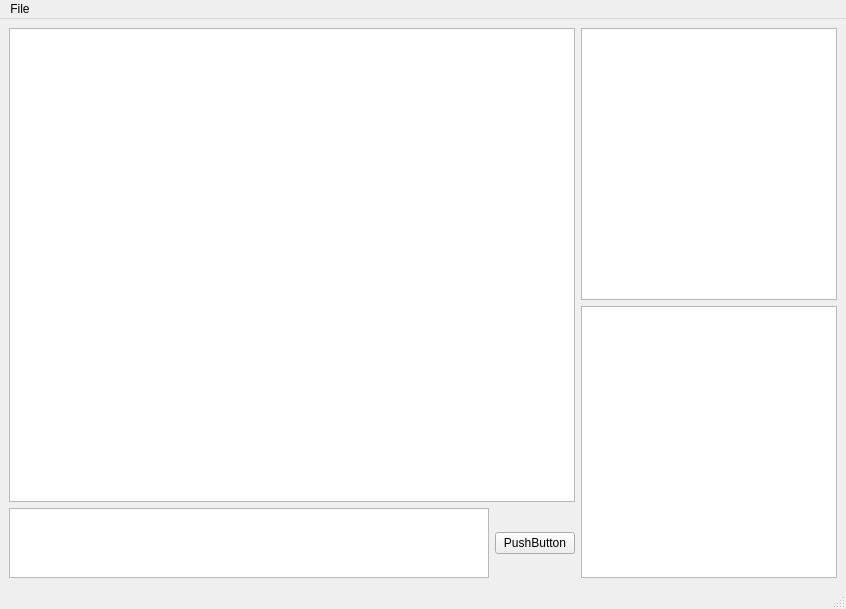
<?xml version="1.0" encoding="UTF-8"?>
<ui version="4.0">
 <class>MainWindow</class>
 <widget class="QMainWindow" name="MainWindow">
  <property name="geometry">
   <rect>
    <x>0</x>
    <y>0</y>
    <width>846</width>
    <height>609</height>
   </rect>
  </property>
  <property name="windowTitle">
   <string>MainWindow</string>
  </property>
  <widget class="QWidget" name="centralwidget">
   <layout class="QHBoxLayout" name="horizontalLayout_2">
    <item>
     <layout class="QVBoxLayout" name="verticalLayout_2">
      <item>
       <widget class="QTextEdit" name="conversationTextEdit">
        <property name="readOnly">
         <bool>true</bool>
        </property>
       </widget>
      </item>
      <item>
       <layout class="QHBoxLayout" name="horizontalLayout">
        <item>
         <widget class="QTextEdit" name="messageTextEdit">
          <property name="sizePolicy">
           <sizepolicy hsizetype="Expanding" vsizetype="Maximum">
            <horstretch>0</horstretch>
            <verstretch>0</verstretch>
           </sizepolicy>
          </property>
          <property name="maximumSize">
           <size>
            <width>16777215</width>
            <height>16777215</height>
           </size>
          </property>
          <property name="baseSize">
           <size>
            <width>0</width>
            <height>0</height>
           </size>
          </property>
         </widget>
        </item>
        <item>
         <widget class="QPushButton" name="sendPushButton">
          <property name="sizePolicy">
           <sizepolicy hsizetype="Minimum" vsizetype="Maximum">
            <horstretch>0</horstretch>
            <verstretch>0</verstretch>
           </sizepolicy>
          </property>
          <property name="text">
           <string>PushButton</string>
          </property>
         </widget>
        </item>
       </layout>
      </item>
     </layout>
    </item>
    <item>
     <layout class="QVBoxLayout" name="verticalLayout">
      <item>
       <widget class="QListView" name="userListView">
        <property name="sizePolicy">
         <sizepolicy hsizetype="Minimum" vsizetype="Expanding">
          <horstretch>0</horstretch>
          <verstretch>0</verstretch>
         </sizepolicy>
        </property>
        <property name="maximumSize">
         <size>
          <width>999995</width>
          <height>16777215</height>
         </size>
        </property>
       </widget>
      </item>
      <item>
       <widget class="QListView" name="roomListView">
        <property name="sizePolicy">
         <sizepolicy hsizetype="Minimum" vsizetype="Expanding">
          <horstretch>0</horstretch>
          <verstretch>0</verstretch>
         </sizepolicy>
        </property>
       </widget>
      </item>
     </layout>
    </item>
   </layout>
  </widget>
  <widget class="QMenuBar" name="menubar">
   <property name="geometry">
    <rect>
     <x>0</x>
     <y>0</y>
     <width>846</width>
     <height>23</height>
    </rect>
   </property>
   <widget class="QMenu" name="menuFile">
    <property name="title">
     <string>File</string>
    </property>
    <addaction name="separator"/>
    <addaction name="actionConnect"/>
    <addaction name="actionExit"/>
    <addaction name="separator"/>
    <addaction name="actionExit_2"/>
   </widget>
   <addaction name="menuFile"/>
  </widget>
  <widget class="QStatusBar" name="statusbar"/>
  <action name="actionConnect">
   <property name="text">
    <string>Connect</string>
   </property>
  </action>
  <action name="actionExit">
   <property name="text">
    <string>Join room</string>
   </property>
  </action>
  <action name="actionExit_2">
   <property name="text">
    <string>Exit</string>
   </property>
  </action>
 </widget>
 <resources/>
 <connections/>
</ui>
